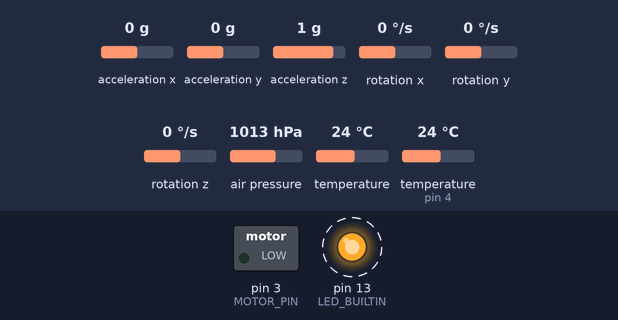
Recording of a program running on a simulated Arduino Nano, built with avr-gcc and run on an emulated ATmega328P. Parts: switched loads named in the program (green lamp = pin HIGH), output pins drawn as LEDs (lit = HIGH). Dashed ring = blinking. The inputs (shaded band) are chosen by the test bench; at power-on: acceleration x 0 g, acceleration y 0 g, acceleration z 1 g, rotation x 0 °/s, rotation y 0 °/s, rotation z 0 °/s, air pressure 1013 hPa, temperature 24 °C, temperature (sensor on pin 4) 24 °C. Storage starts empty; what the program prints to the serial monitor is not drawn.

Above: at 0.09 s.
Timing chart, 0 to 3.0 s (numbered marks = the images above):
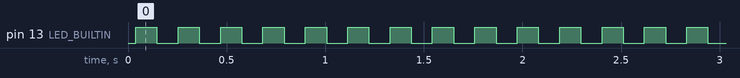

The program:

main.cpp
```cpp
#include <Arduino.h>
#include <Adafruit_Sensor.h>
#include <DHT_U.h>
#include <LSM6.h>
#include <Wire.h>
#include <Adafruit_BMP280.h>
#include <PID_v1.h>
#include <SD.h>

File myFile;

#define MOTOR_PIN 3

DHT_Unified dht(4, DHT22);
Adafruit_BMP280 bmp;

double Setpoint, Input, Output;
double Kp = 2, Ki = 5, Kd = 1;

PID motorPID(&Input, &Output, &Setpoint, Kp, Ki, Kd, DIRECT);

bool x = false;
float y = 0.0f;

LSM6 gyro;

double convert_gyro(double val) {
    return val * 8.75 / 1000;
}

void setup() {

    // Initializations
    Serial.begin(9600);
    Wire.begin();

    while(!gyro.init()){
        Serial.println("Failed to detect and initialize magnetometer");
        delay(500);
    }
    while(!bmp.begin(0x76)){
        Serial.println("Failed to detect BMP 280");
        delay(500);
    }
    while(!SD.begin(8)){
        Serial.println("SD card initialization failed!");
        delay(500);
    }
    dht.begin();

    // Settings
    gyro.enableDefault();
    bmp.setSampling(Adafruit_BMP280::MODE_FORCED,
                    Adafruit_BMP280::SAMPLING_X2,
                    Adafruit_BMP280::SAMPLING_X16,
                    Adafruit_BMP280::FILTER_X16,
                    Adafruit_BMP280::STANDBY_MS_500);

    // Pin Inits
    pinMode(MOTOR_PIN, OUTPUT);
    pinMode(LED_BUILTIN, OUTPUT);

    // Variable Init
    Input = 0;
    Setpoint = 0;

    // PID init
    motorPID.SetMode(AUTOMATIC);

    // Open file
    myFile = SD.open("test.txt", FILE_WRITE);
    if(myFile){
        myFile.println("I am testing you nanana 1, 2, 3.");
        myFile.close();
    }
}

int threshold(int speed) {
    return abs(speed) > 5 ? abs(speed) : 0;
}

void loop() {
    sensors_event_t sensor;
    dht.temperature().getEvent(&sensor);
    gyro.read();
    bmp.takeForcedMeasurement();
    int speed = (int)convert_gyro(gyro.g.z);
    Input = threshold(speed);
    motorPID.Compute();

    analogWrite(MOTOR_PIN, abs(Output));
    String to_send = String(y) + ';' + String(bmp.readTemperature()) + ';'
                     + String(convert_gyro(gyro.g.x)) + ";" + String(convert_gyro(gyro.g.y)) + ";" + String(
            Output) + ";" + String(bmp.readPressure()) + ";";

    Serial.println(to_send);
    digitalWrite(LED_BUILTIN, x = !x);
    y++;
    delay(100);
}
```

Measured:
- by itself, pin 13 (LED_BUILTIN): alternates HIGH for 0.11 s and LOW for 0.11 s
